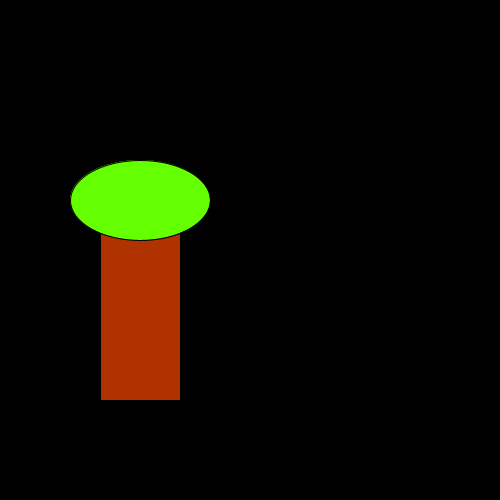
Frame 1 (no input)
Frame 60 (the mouse pressed at the canvas centre just before this capture): identical to frame 1, image omitted
Frame 120 (the mouse held since frame 60 and released just before this capture): identical to frame 1, image omitted

The Processing sketch that drew this single still picture (run headless with seeded random() and noise(); from frame 60 on, the mouse is pressed at the canvas centre):

// Processing sketch: H9_9
// ── H9_9.pde
void setup(){
  size(500,500);
  
}

void draw(){
  background(0,0,0);
  fill(150,75,0);
  boom(100,200,80,200,100,140);
}

void boom(int x1, int y1, int x2, int y2, int x3, int y3){
fill(175,50,0);
 rect(x1,y1,x2,y2);
fill(100,255,0);
 ellipse(y3,y2,y3,x2);
}
